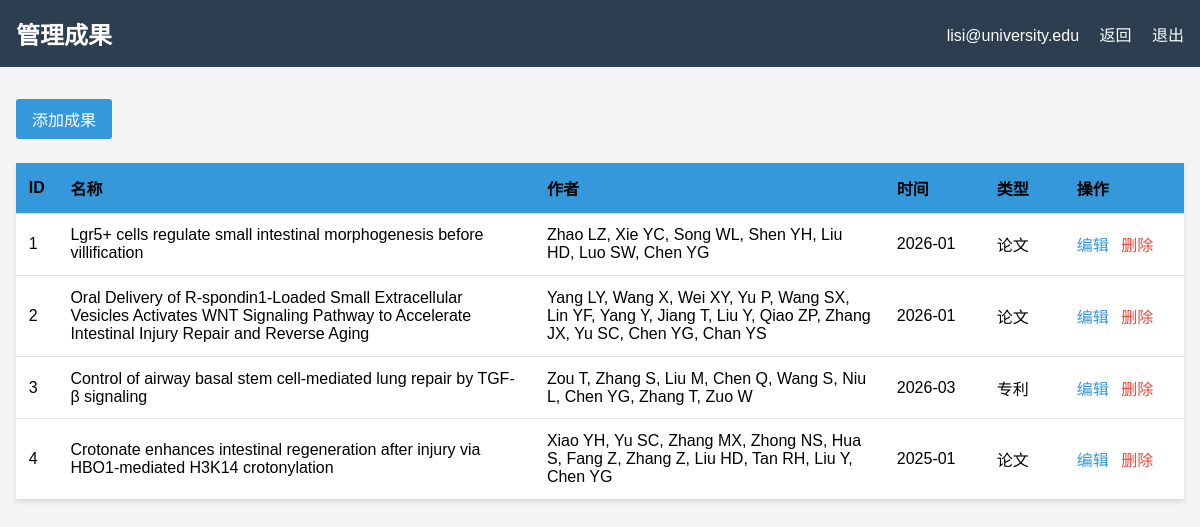
/admin/products (signed in), run on the app's committed database.
### app.py (models this page shows)
class Product(db.Model):
    id = db.Column(db.Integer, primary_key=True)
    name = db.Column(db.String(200), nullable=False)          # 作品名称
    author = db.Column(db.String(200))                         # 作者
    time = db.Column(db.String(20))                            # 发表时间，如 "2025-01"
    type = db.Column(db.String(20), nullable=False)            # 类型：论文、专利
    url = db.Column(db.String(500))                            # 链接

### app.py (the view)
@app.route('/admin/products')
@login_required
def admin_products():
    products = Product.query.all()
    return render_template('admin/products.html', products=products)

### app.py (called while the page is built)
def login_required(f):
    @wraps(f)
    def decorated_function(*args, **kwargs):
        if not session.get('logged_in'):
            flash('请先登录', 'warning')
            return redirect(url_for('login', next=request.url))
        return f(*args, **kwargs)
    return decorated_function

### templates/admin/products.html (shortened to what this page needs)
<!DOCTYPE html>
<html lang="zh-CN">
<head>
</head>
<body>
    <header class="admin-header">
        <h1>管理成果</h1>
        <div>
            <span>{{ session.username }}</span>
            <a href="{{ url_for('admin_dashboard') }}">返回</a>
            <a href="{{ url_for('logout') }}">退出</a>
        </div>
    </header>
    <div class="admin-container">
        <div class="toolbar">
            <a href="{{ url_for('admin_product_add') }}" class="btn">添加成果</a>
        </div>
        <table>
            <thead>
                <tr class="table_title">
                    <th>ID</th>
                    <th>名称</th>
                    <th>作者</th>
                    <th style="min-width: 100px">时间</th>
                    <th style="min-width: 80px">类型</th>
                    <th style="min-width: 120px">操作</th>
                </tr>
            </thead>
            <tbody>
                {% for product in products %}
                <tr>
                    <td>{{ product.id }}</td>
                    <td>{{ product.name }}</td>
                    <td>{{ product.author }}</td>
                    <td>{{ product.time }}</td>
                    <td>{{ product.type }}</td>
                    <td class="actions">
                        <a href="{{ url_for('admin_product_edit', id=product.id) }}">编辑</a>
                        <a href="{{ url_for('admin_product_delete', id=product.id) }}" class="delete" onclick="return confirm('确定删除吗？')">删除</a>
                    </td>
                </tr>
                {% endfor %}
            </tbody>
        </table>
    </div>
</body>
</html>

### templates/admin/products.html (style rules this page uses)
* { margin:0; padding:0; box-sizing:border-box; }
body { font-family: 'Microsoft YaHei', sans-serif; background: #f4f4f4; }
.admin-header { background: #2c3e50; color: white; padding: 1rem; display: flex; justify-content: space-between; align-items: center; }
.admin-header h1 { font-size: 1.5rem; }
.admin-header a { color: white; text-decoration: none; margin-left: 1rem; }
.admin-container { max-width: 1200px; margin: 2rem auto; padding: 0 1rem; }
.toolbar { margin-bottom: 1.5rem; display: flex; justify-content: space-between; align-items: center; }
.btn { background: #3498db; color: white; padding: 0.5rem 1rem; text-decoration: none; border-radius: 3px; display: inline-block; }
table { width: 100%; background: white; border-collapse: collapse; box-shadow: 0 2px 5px rgba(0,0,0,0.1); }
th, td { padding: 0.8rem; text-align: left; border-bottom: 1px solid #ddd; }
th { background: #f2f2f2; }
.table_title th { background-color: #3498db; }
.actions a { margin-right: 0.5rem; text-decoration: none; color: #3498db; }
.actions a.delete { color: #e74c3c; }

### data on the page
Product: id "1", name "Lgr5+ cells regulate small intestinal morphogenesis before villification", author "Zhao LZ, Xie YC, Song WL, Shen YH, Liu HD, Luo SW, Chen YG", time "2026-01", type "论文"
Product: id "2", name "Oral Delivery of R-spondin1-Loaded Small Extracellular Vesicles Activates WNT Signaling Pathway to Accelerate Intestinal Injury Repair and Reverse Aging", author "Yang LY, Wang X, Wei XY, Yu P, Wang SX, Lin YF, Yang Y, Jiang T, Liu Y, Qiao ZP, Zhang JX, Yu SC, Chen YG, Chan YS", time "2026-01", type "论文"
Product: id "3", name "Control of airway basal stem cell-mediated lung repair by TGF-β signaling", author "Zou T, Zhang S, Liu M, Chen Q, Wang S, Niu L, Chen YG, Zhang T, Zuo W", time "2026-03", type "专利"
Product: id "4", name "Crotonate enhances intestinal regeneration after injury via HBO1-mediated H3K14 crotonylation", author "Xiao YH, Yu SC, Zhang MX, Zhong NS, Hua S, Fang Z, Zhang Z, Liu HD, Tan RH, Liu Y, Chen YG", time "2025-01", type "论文"

### other printed values
{{ session.username }} "lisi@university.edu"
